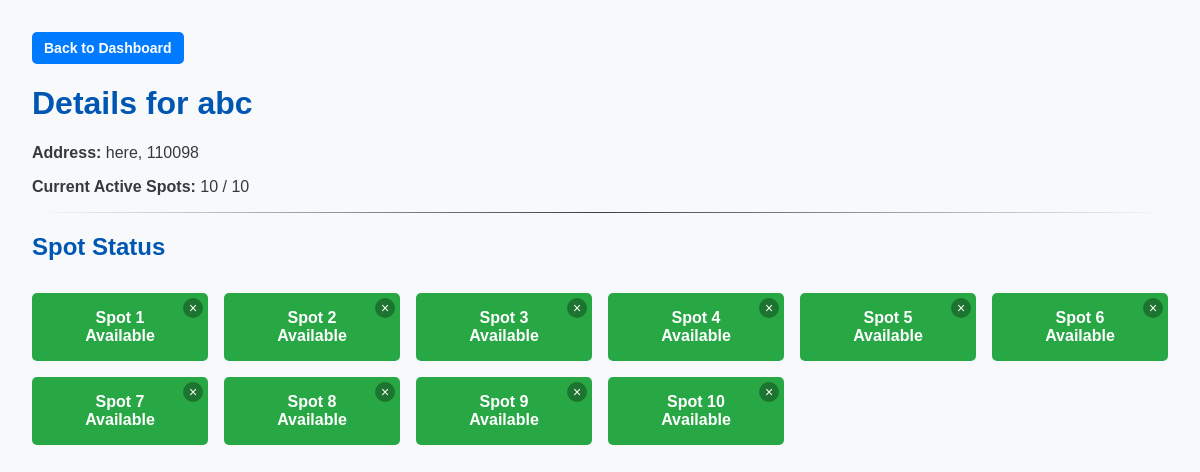
The page /admin/lot/3 (signed in) on the database its author committed.
### models/models.py (models this page shows)
class ParkingLot(db.Model):
    __tablename__ = 'parking_lots'
    id = db.Column(db.Integer, primary_key=True)
    name = db.Column(db.String(100), nullable=False)
    address = db.Column(db.String(200), nullable=False)
    pincode = db.Column(db.String(10), nullable=False)
    price_per_hour = db.Column(db.Float, nullable=False)
    capacity = db.Column(db.Integer, nullable=False)
    spots = db.relationship('ParkingSpot', backref='parking_lot', lazy=True, cascade="all, delete-orphan")

class ParkingSpot(db.Model):
    __tablename__ = 'parking_spots'
    id = db.Column(db.Integer, primary_key=True)
    spot_number = db.Column(db.Integer, nullable=False)
    status = db.Column(db.String(1), default='A', nullable=False)
    lot_id = db.Column(db.Integer, db.ForeignKey('parking_lots.id'), nullable=False)
    bookings = db.relationship('Booking', backref='parking_spot', lazy=True)

### app.py (the view)
@app.route('/admin/lot/<int:lot_id>')
def view_lot_details(lot_id):
    if not session.get('is_admin'):
        flash("Admin access required.", "error")
        return redirect(url_for('login'))
    lot = ParkingLot.query.get_or_404(lot_id)
    spot_details = []
    for spot in lot.spots:
        detail = {'spot': spot, 'user': None}
        if spot.status == 'O':
            active_booking = Booking.query.filter_by(spot_id=spot.id, check_out_time=None).first()
            if active_booking:
                detail['user'] = User.query.get(active_booking.user_id)
        spot_details.append(detail)
    return render_template('lot_details.html', lot=lot, spot_details=spot_details)

### templates/lot_details.html (shortened to what this page needs)
<!DOCTYPE html>
<html lang="en">
<head>
    <link rel="stylesheet" href="{{ url_for('static', filename='css/styles.css') }}">
    <link rel="stylesheet" href="{{ url_for('static', filename='css/lot_details.css') }}">
</head>
<body>
    <div>
        <a href="{{ url_for('admin_dashboard') }}" class="btn btn-primary"> Back to Dashboard</a>
    </div>
    <h1>Details for {{ lot.name }}</h1>
    <p><strong>Address:</strong> {{ lot.address }}, {{ lot.pincode }}</p>
    <p><strong>Current Active Spots:</strong> {{ spot_details|length }} / {{ lot.capacity }}</p>
    <hr>
    <h2>Spot Status</h2>
    <div class="spot-grid">
        {% for detail in spot_details %}
            <div class="spot {% if detail.spot.status == 'A' %}available{% else %}occupied{% endif %}">
                Spot {{ detail.spot.spot_number }}
                <br>
                {% if detail.user %}
                    <span>Occupied</span>
                    <span class="user-info">by: {{ detail.user.username }}</span>
                {% else %}
                    <span>Available</span>
                    <form action="{{ url_for('delete_spot', spot_id=detail.spot.id) }}" method="POST" style="display:inline;">
                         <button type="submit" class="delete-spot-btn" title="Delete Spot" onclick="return confirm('Are you sure?');">&times;</button>
                    </form>
                {% endif %}
            </div>
        {% else %}
            <p>No spots found for this lot.</p>
        {% endfor %}
    </div>
</body>
</html>

### static/css/styles.css (style rules this page uses)
body { font-family: sans-serif; margin: 2em; background-color: #f8f9fa; color: #343a40; }
h1, h2 { color: #0056b3; }
hr { border: 0; height: 1px; background-image: linear-gradient(to right, rgba(0, 0, 0, 0), rgba(0, 0, 0, 0.75), rgba(0, 0, 0, 0)); }
.btn { padding: 8px 12px; border-radius: 5px; border: none; cursor: pointer; font-weight: bold; color: white; text-decoration: none; font-size: 14px; display: inline-block; }
.btn-primary { background-color: #007bff; }
.delete-spot-btn { position: absolute; top: 5px; right: 5px; background: rgba(0,0,0,0.3); border: none; color: white; cursor: pointer; border-radius: 50%; width: 20px; height: 20px; line-height: 20px; font-size: 14px; padding: 0; }

### static/css/lot_details.css (style rules this page uses)
.spot-grid { display: grid; grid-template-columns: repeat(auto-fill, minmax(150px, 1fr)); gap: 1em; margin-top: 2em; }
.spot { padding: 1em; border-radius: 5px; text-align: center; font-weight: bold; color: white; position: relative; }
.spot.available { background-color: #28a745; }
.delete-spot-btn { position: absolute; top: 5px; right: 5px; background: rgba(0,0,0,0.3); border: none; color: white; cursor: pointer; border-radius: 50%; width: 20px; height: 20px; line-height: 20px; padding: 0; }

### rows shown on the page
ParkingLot: name "abc", address "here", pincode "110098", capacity "10"
ParkingSpot: spot.spot_number "1"
ParkingSpot: spot.spot_number "2"
ParkingSpot: spot.spot_number "3"
ParkingSpot: spot.spot_number "4"
ParkingSpot: spot.spot_number "5"
ParkingSpot: spot.spot_number "6"
ParkingSpot: spot.spot_number "7"
ParkingSpot: spot.spot_number "8"
ParkingSpot: spot.spot_number "9"
ParkingSpot: spot.spot_number "10"

### other values the page prints
{{ spot_details|length }} "10"
